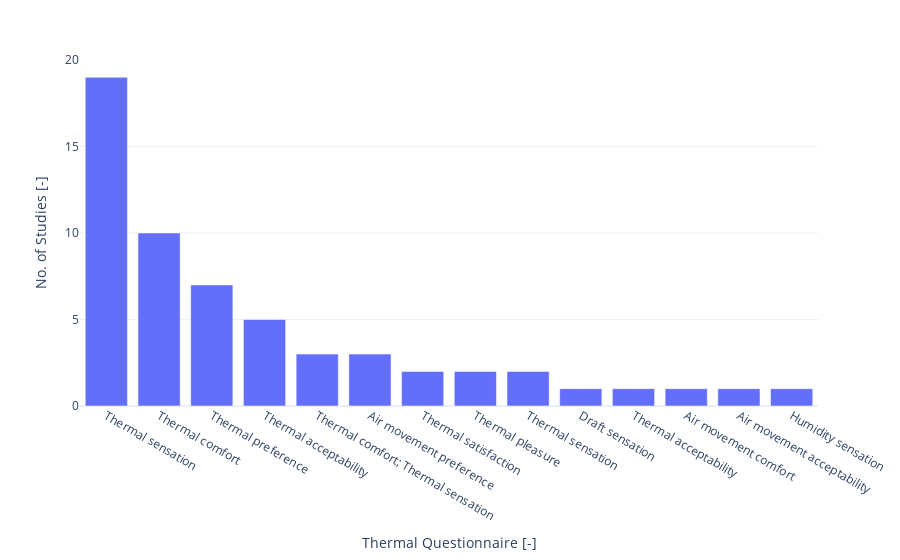

The code cell stored with this chart in its notebook:
### Code cell
exploded_df = unique_studies.assign(
    thermal_questionnaire_split=unique_studies['feedback-quest-type'].str.split(', ')
).explode("thermal_questionnaire_split")

# Count the occurrences of each string and calculate the percentage
df = exploded_df["thermal_questionnaire_split"].value_counts().reset_index()
df.columns = ["thermal_questionnaire_split", "count"]
# df["environment_parameter_percentage"] = (df["count"] / len(unique_studies)) * 100

# Sort the DataFrame by percentage
df = df.sort_values("count", ascending=False)


# Create the bar chart
fig = px.bar(
    df,
    y="count",
    x="thermal_questionnaire_split",
    labels={
        "count": "No. of Studies [-]",
        "thermal_questionnaire_split": "Thermal Questionnaire [-]"
    },
    template="plotly_white"
)

fig.show()

### Figure 1 — Plotly figure (JSON) as saved in the notebook; plotly's stock layout.template omitted (floating-point values rounded to 4 significant figures)
{"data": [{"alignmentgroup": "True", "hovertemplate": "Thermal Questionnaire [-]=%{x}<br>No. of Studies [-]=%{y}<extra></extra>", "legendgroup": "", "marker": {"color": "#636efa", "pattern": {"shape": ""}}, "name": "", "offsetgroup": "", "orientation": "v", "showlegend": false, "textposition": "auto", "type": "bar", "x": ["Thermal sensation", "Thermal comfort", "Thermal preference", "Thermal acceptability", "Thermal comfort; Thermal sensation", "Air movement preference", "Thermal satisfaction", "Thermal pleasure", "Thermal sensation\n", "Draft sensation", "Thermal acceptability\n", "Air movement comfort", "Air movement acceptability", "Humidity sensation"], "xaxis": "x", "y": [19, 10, 7, 5, 3, 3, 2, 2, 2, 1, 1, 1, 1, 1], "yaxis": "y"}], "layout": {"barmode": "relative", "legend": {"tracegroupgap": 0}, "margin": {"t": 60}, "xaxis": {"anchor": "y", "domain": [0, 1], "title": {"text": "Thermal Questionnaire [-]"}}, "yaxis": {"anchor": "x", "domain": [0, 1], "title": {"text": "No. of Studies [-]"}}}}
